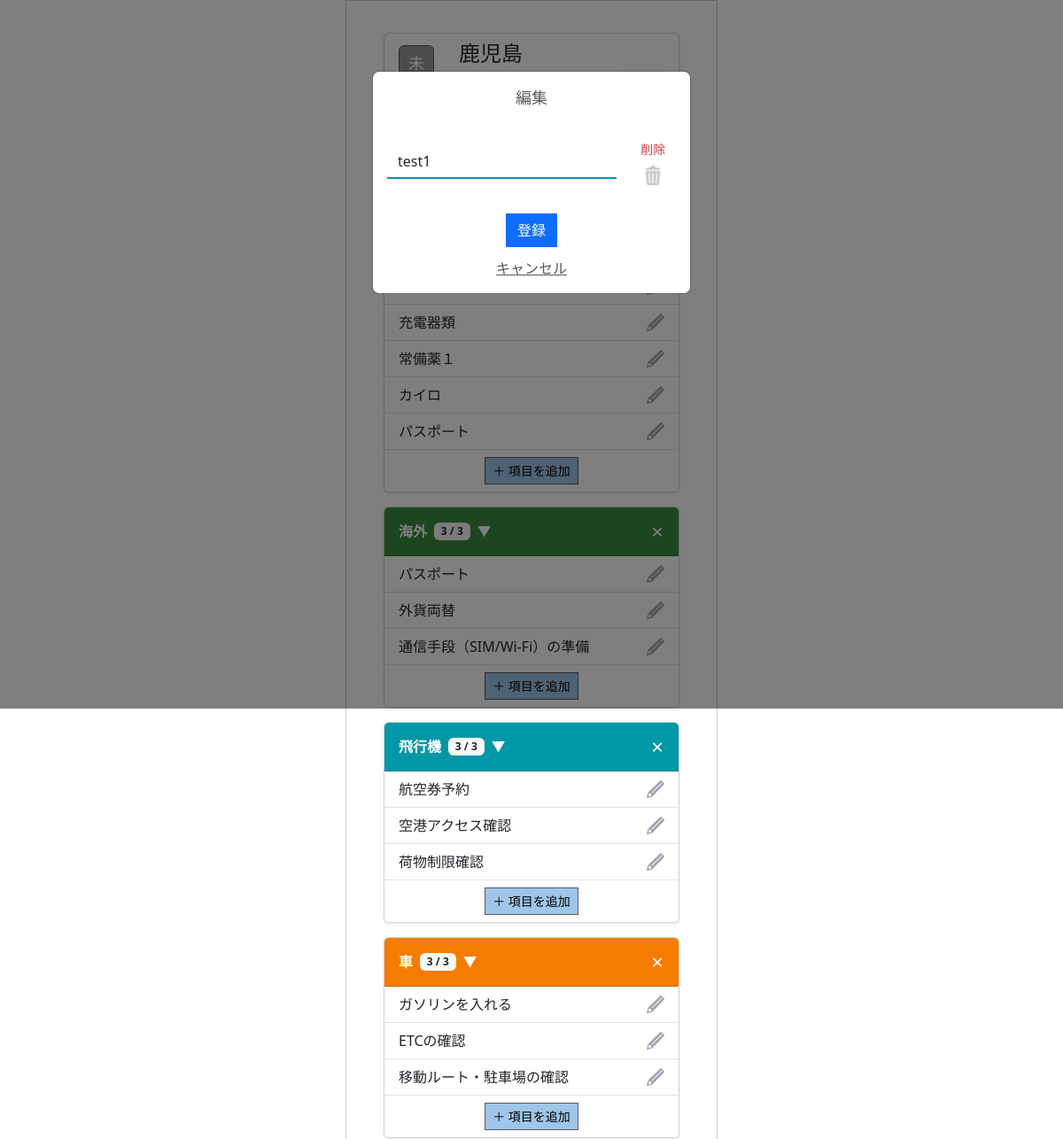
Page /old_template/105/edit/ (signed in, upper part) on the earlier database version.
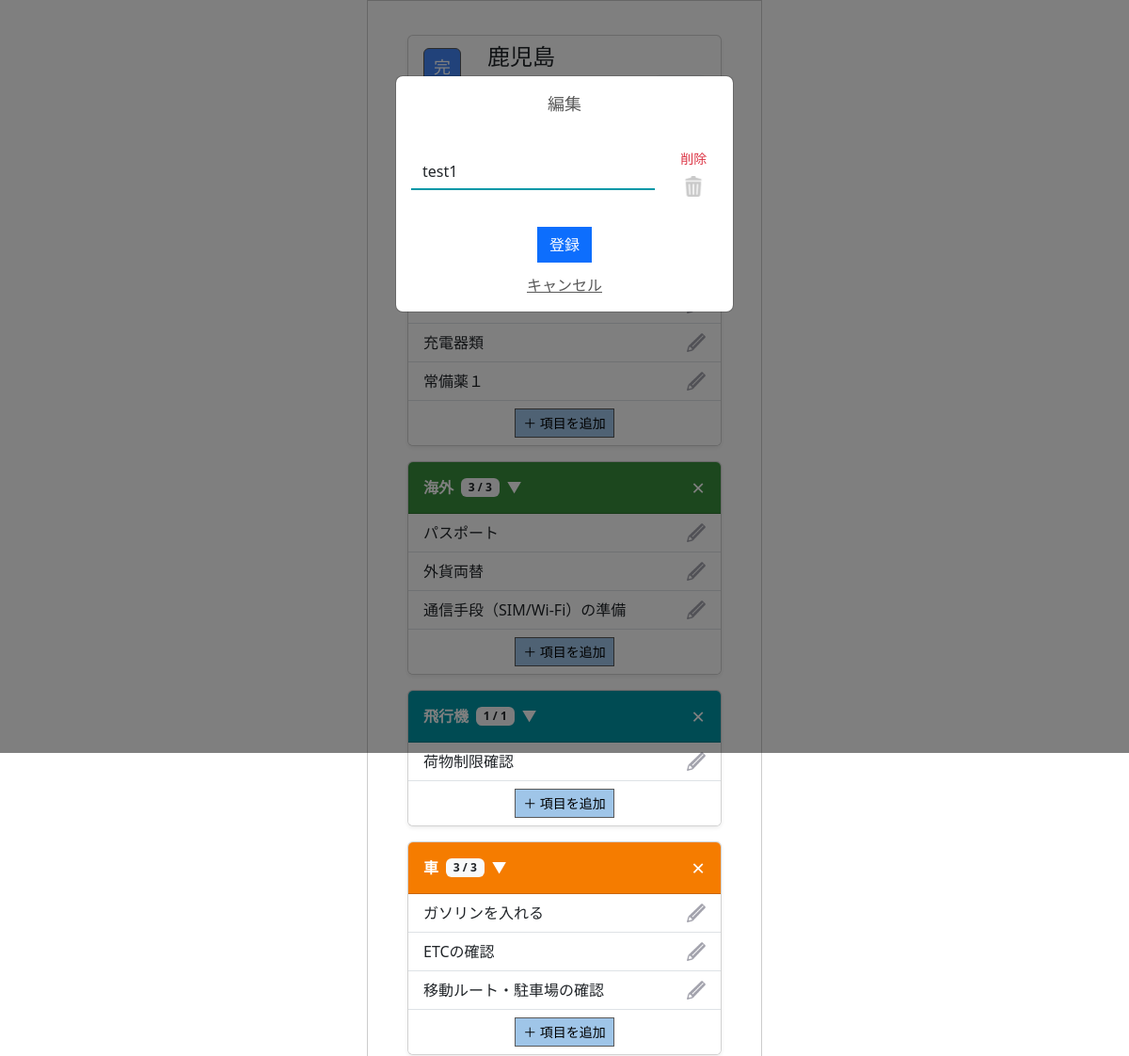
Same page on the later database version.
### app/models/travel.py (models this page shows, shortened)
class Travel_info(models.Model):
    class StayType(models.IntegerChoices):
        DAY_TRIP = 0, _("日帰り")
        STAY     = 1, _("宿泊")
    class LocationType(models.IntegerChoices):
        DOMESTIC = 0, _("国内")
        OVERSEAS = 1, _("海外")
    class StatusType(models.IntegerChoices):
        NOT_DONE  = 0, _("未")
        COMPLETE  = 1, _("完")
        PROCESSED = 2, _("済")
    travel_info_id = models.AutoField(
        primary_key=True,
        verbose_name=_("旅行情報ID")
    )
    user = models.ForeignKey(
        settings.AUTH_USER_MODEL,
        on_delete=models.CASCADE,
        verbose_name=_("ユーザーID")
    )
    travel_title = models.CharField(
        max_length=100,
        verbose_name=_("旅行タイトル")
    )
    start_date = models.DateField(
        verbose_name=_("開始日")
    )
    end_date = models.DateField(
        verbose_name=_("終了日")
    )
    stay_type = models.IntegerField(
        choices=StayType.choices,
        verbose_name=_("宿泊タイプ")
    )
    location = models.IntegerField(
        choices=LocationType.choices,
        verbose_name=_("場所"),
    )
    memo = models.CharField(
        max_length=230,
        blank=True,
        verbose_name=_("メモ")
    )
    status = models.IntegerField(
        choices=StatusType.choices,
        default=0,
        verbose_name=_("ステータス")
    )
    transport = models.ManyToManyField(
        "Transport",
        through="Travelmode",
        verbose_name=_("交通手段")
    )
    created_at = models.DateTimeField(
        auto_now_add=True,
        verbose_name=_("作成日")
    )
    updated_at = models.DateTimeField(
       auto_now=True,
        verbose_name=_("更新日")
    )
    class Meta:
        verbose_name = _("旅行情報")
        verbose_name_plural = _("旅行情報")

### app/models/template.py (models this page shows, shortened)
class TravelItem(models.Model):
    class ItemChecked(models.IntegerChoices):
        NO  = 0, _("NO")
        YES = 1, _("YES")
    travel_category = models.ForeignKey(
        TravelCategory,
        on_delete=models.CASCADE,
        verbose_name=_("旅行の分類ID")
    )
    item_name = models.CharField(
        max_length=128,
        verbose_name=_("項目名")
    )
    item_checked = models.IntegerField(
        choices=ItemChecked.choices,
        verbose_name=_("チェック済み項目")
    )
    created_at = models.DateTimeField(
         auto_now_add=True,
         verbose_name=_("作成日")
         )
    updated_at = models.DateTimeField(
        auto_now=True,
        verbose_name=_("更新日")
        )
    class Meta:
      verbose_name = _("旅行の項目")

class TravelCategory(models.Model):
    class TravelType(models.IntegerChoices):
        AUTO  = 0, _("初期作成")
        CUSTOM = 1, _("ユーザー追加")
    class CategoryColor(models.IntegerChoices):
        PINK       = 0, "#e91e63ff"
        LIGHT_PINK = 1, "#ffb7b2fe"
        ORANGE     = 2, "#f57c00ff"
        GREEN      = 3, "#388e3cff"
        CYAN       = 4, "#0097a7ff"
        BLUE       = 5, "#303f9ffe"
        BROWN      = 6, "#795548ff"
        PURPLE     = 7, "#7b1fa2ff"
    template = models.ForeignKey(
        Template,
        on_delete=models.CASCADE,
        verbose_name=_("テンプレートID")
    )
    category_name = models.CharField(
        max_length=50,
        verbose_name=_("分類名")
    )
    travel_type = models.IntegerField(
        choices=TravelType.choices,
        verbose_name=_("分類タイプ")
    )
    category_color = models.IntegerField(
        choices=CategoryColor.choices,
        verbose_name=_("分類カラー")
    )
    created_at = models.DateTimeField(
         auto_now_add=True,
         verbose_name=_("作成日")
         )
    updated_at = models.DateTimeField(
        auto_now=True,
        verbose_name=_("更新日")
        )
    class Meta:
      verbose_name = _("旅行の分類")
    @property
    def checked_count(self):
        return self.travelitem_set.filter(item_checked=1).count()
    @property
    def total_count(self):
        return self.travelitem_set.count()

### app/views/old_travel/template_manage.py (the view, shortened to what this page needs)
# urls.py: path("old_template/<int:template_id>/edit/", old_template_edit, name="old_template_edit"),
def old_template_edit(request, template_id):
    template = get_object_or_404(Template, id=template_id)
    travel = template.travel_info
    favorite, _ = Favorite.objects.get_or_create(user=request.user)
    favorite_items = FavoriteItem.objects.filter(favorite=favorite)
    categories = TravelCategory.objects.filter(template=template)
    for cat in categories:
        items = cat.travelitem_set.all()
        cat.total_count_display = cat.total_count
        cat.checked_count_display = cat.checked_count
    all_items = TravelItem.objects.filter(travel_category__template=template)
    checked_items = all_items.filter(item_checked=TravelItem.ItemChecked.YES).count()
    total_items = all_items.count()
    today = timezone.now().date()
    if travel.end_date < today:
        status = "済"
    elif total_items > 0 and total_items == checked_items:
        status = "完"
    else:
        status = "未"
    travel.status_label = status
    context = {
        "template": template,
        "current_template": template,
        "travel": travel,
        "travel_info": travel,
        "categories": categories,
        "favorite_items": favorite_items,
        "checked_items": checked_items,
        "total_items": total_items,
        "card_travel_info": template.travel_info,
       "open_edit_modal": request.session.pop("open_edit_modal", None),
       "edit_item_name": request.session.pop("edit_item_name", ""),
    }
    return render(request, "old_travel/template_manage.html", context)

### templates/old_travel/template_manage.html (shortened to what this page needs)
{% extends "base.html" %}
{% load static %}
{% block extra_css %}
{{ block.super }}
<link rel="stylesheet" href="{% static 'tabipre/css/old_template/template_manage.css' %}">
<link rel="stylesheet" href="{% static 'tabipre/css/parts/edit_item.css' %}">
{% endblock %}
{% block content %}
<div class="container mt-4">
    {% include "old_travel/travel_card.html" %}
    {% for category in categories %}
    <div class="card mb-3 shadow-sm">
        <div class="card-header text-white d-flex justify-content-between align-items-center"
             style="background-color: {{ category.get_category_color_display }};">
            <div class="d-flex align-items-center"
                 data-bs-toggle="collapse"
                 data-bs-target="#cat{{ category.id }}"
                 style="cursor: pointer;">
                <strong>{{ category.category_name }}</strong>
                <span class="badge bg-light text-dark ms-2">
                    {{ category.checked_count }} / {{ category.total_count }}
                </span>
                <span class="ms-2">▼</span>
            </div>
            <form method="post" action="{% url 'app:old_template_edit' current_template.id %}" style="display:inline;">
                <button type="submit"
                        name="delete_category"
                        value="{{ category.id }}"
                        class="btn btn-link fs-4 p-0"
                        style="text-decoration: none; color: white;">
                    ×
                </button>
            </form>
        </div>
        <ul id="cat{{ category.id }}" class="list-group list-group-flush collapse show">
            {% for item in category.travelitem_set.all %}
            <li class="list-group-item d-flex justify-content-between align-items-center">
                <span>{{ item.item_name }}</span>
                <img src="{% static 'tabipre/icons/edit.png' %}"
                     width="20"
                     style="cursor: pointer;"
                     data-bs-toggle="modal"
                     data-bs-target="#editItemModal"
                     data-item-id="{{ item.id }}"
                     data-item-name="{{ item.item_name }}">
            </li>
            {% empty %}
            <li class="list-group-item text-muted">項目がありません</li>
            {% endfor %}
            <li class="list-group-item text-center">
                <button
                    class="btn btn-sm add-item-btn"
                    data-bs-toggle="modal"
                    data-bs-target="#addItemModal"
                    data-category-id="{{ category.id }}">
                    ＋ 項目を追加
                </button>
            </li>
        </ul>
    </div>
    {% endfor %}
</div>
{% include "parts/edit_item_modal.html" with current_template=current_template %}
{% endblock %}

### templates/old_travel/travel_card.html (shortened to what this page needs)
<div class="card mb-3 shadow-sm">
    <div class="card-body">
        <div class="d-flex align-items-start">
            <span id="travelStatus"
                  data-end-date="{{ card_travel_info.end_date|date:'Y-m-d' }}"
                  class="badge-t
                      {% if card_travel_info.status_label == '未' %}status-mi
                      {% elif card_travel_info.status_label == '完' %}status-kan
                      {% elif card_travel_info.status_label == '済' %}status-zumi
                      {% endif %}
                      status-vertical">
                {{ card_travel_info.status_label }}
            </span>
            <div class="ms-2 flex-grow-1">
                <h4 class="mb-1">{{ card_travel_info.travel_title }}</h4>
                <div class="d-flex justify-content-between align-items-center">
                    <p class="travel-date mb-0">
                    </p>
                    <span id="totalCheckCount" class="badge bg-light text-dark">
                    </span>
                </div>
            </div>
        </div>
    </div>
</div>

Differences in the rows shown:
removed TravelItem: item_name "カイロ", shown under TravelCategory (number 1 of 4 on the later page)
removed TravelItem: item_name "パスポート", shown under TravelCategory (number 1 of 4 on the later page)
removed TravelItem: item_name "航空券予約", shown under TravelCategory "飛行機"
removed TravelItem: item_name "空港アクセス確認", shown under TravelCategory "飛行機"
computed for Travel_info "鹿児島": status_label "未" → "完"
computed for TravelCategory "飛行機": checked_count "3" → "1"; total_count "3" → "1"
